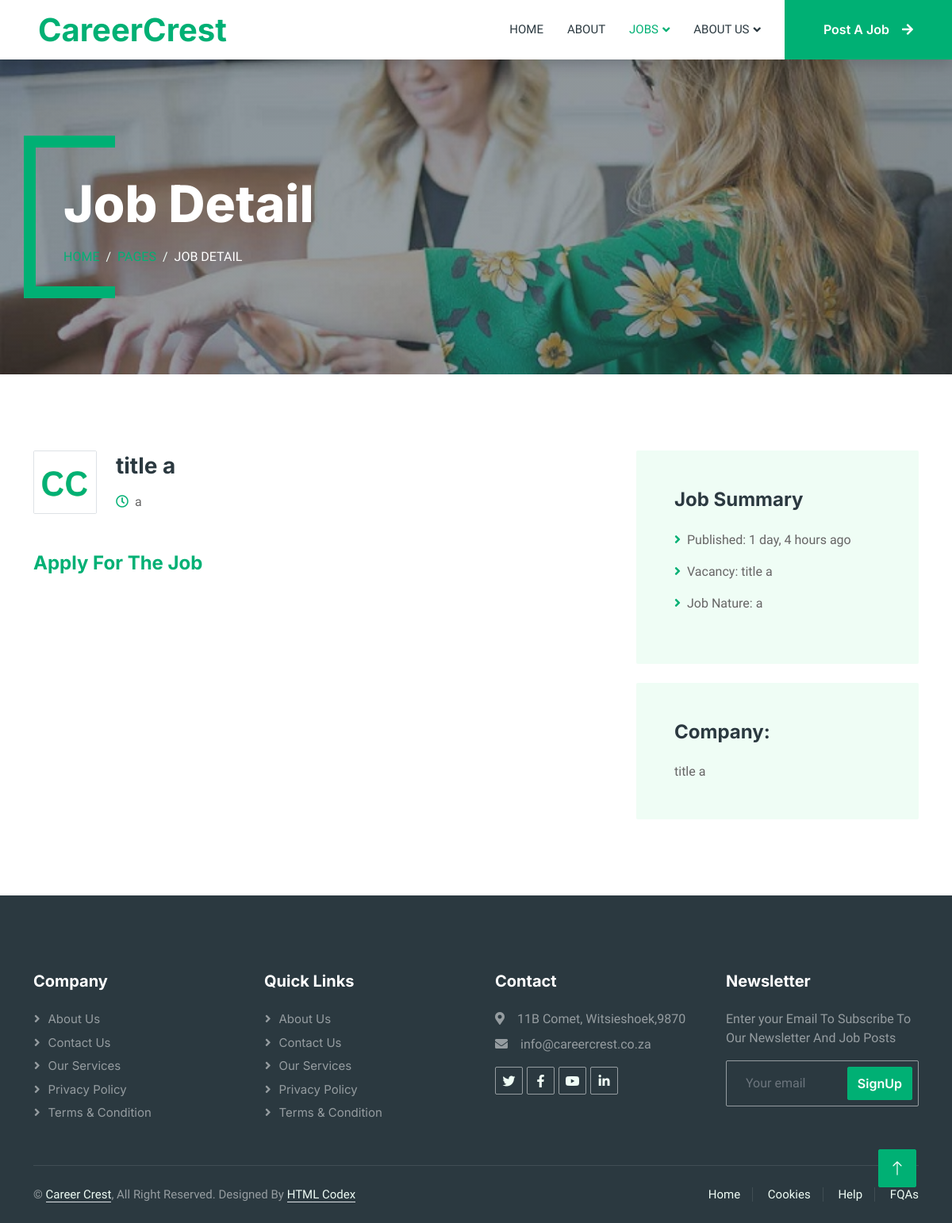
Before: /job/1/title a/ with the older database file.
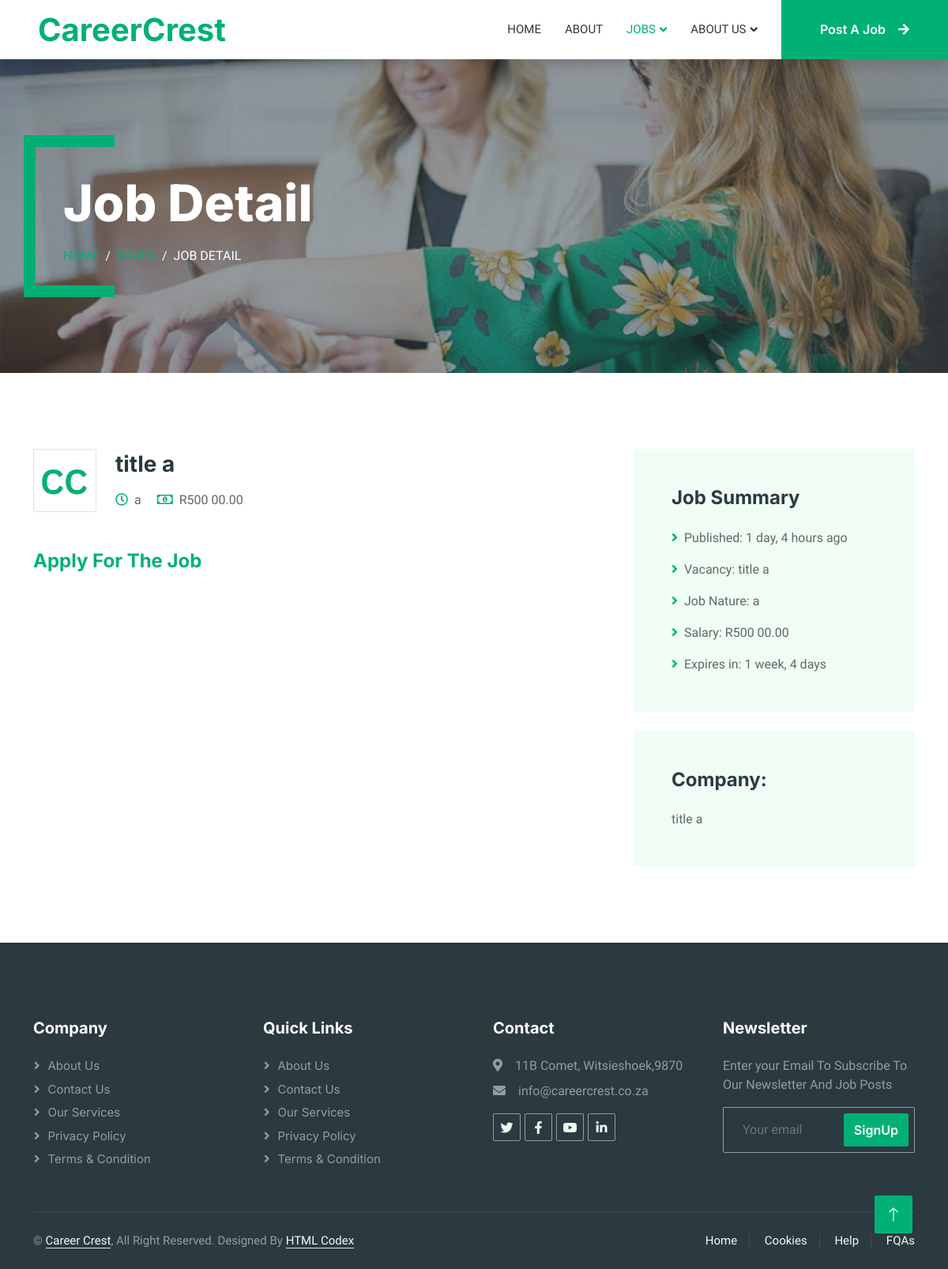
After: the same page with the newer database file.
### base/models.py (models this page shows, shortened)
class Job(models.Model):
    title = models.CharField(max_length=200)
    description = models.TextField(null=True, blank=True)
    location  = models.CharField(max_length=200,null=True,blank=True)
    salary  = models.CharField(max_length=200,null=True,blank=True)
    remotePosition  = models.BooleanField(null=True,blank=True)
    jobType  =  models.ForeignKey(JobTypes,on_delete=models.SET_NULL,null=True,blank=True)
    jobCategory  =  models.ManyToManyField(JobCategories,null=True,blank=True)
    positionFilled  = models.BooleanField(null=True,blank=True)
    featuredListing  = models.BooleanField(null=True,blank=True)
    importantInformation  = models.CharField(max_length=200,null=True,blank=True)
    expiryDate  = models.DateField(null=True, blank=True)
    applicationLinkOrEmail  = models.CharField(max_length=200)
    created = models.DateTimeField(auto_now_add=True)
    updated = models.DateTimeField(auto_now_add=True)
    companyname = models.CharField(max_length=200)
    seodescription = models.TextField(null=True, blank=True)
    companylogo = models.ImageField(null=True,blank=True,default="logo.png")
    class Meta:
        ordering = ['-updated','-created']
    def get_absolute_url(self):
        return reverse("job",
                            args=[self.id,self.title.replace(" ", "-").replace("/", "-").replace("\\", "-").lower()])

class JobTypes(models.Model):
    name = models.CharField(max_length=200)
    def __str__(self):
        return self.name

### base/views.py (the view)
# urls.py: path('job/<int:id>/<str:title>/',views.job,name="job"),
def job(request, id,title):
    try:
        job = get_object_or_404(Job,id=id)
        jobtypename = job.jobType
        jobtype = JobTypes.objects.get(name = jobtypename)
        context = {'job': job,'jobtype': jobtype}
    except Job.DoesNotExist:
        return render(request,'base/notfound.html')
    return render(request,'base/job.html',context)

### base/templates/base/job.html (shortened to what this page needs)
{% extends 'main.html' %}
{% block content %}
 <div class="container-xxl py-5 bg-dark page-header mb-5">
    <div class="container my-5 pt-5 pb-4">
        <h1 class="display-3 text-white mb-3 animated slideInDown">Job Detail</h1>
        <nav aria-label="breadcrumb">
            <ol class="breadcrumb text-uppercase">
                <li class="breadcrumb-item"><a href="#">Home</a></li>
                <li class="breadcrumb-item"><a href="#">Pages</a></li>
                <li class="breadcrumb-item text-white active" aria-current="page">Job Detail</li>
            </ol>
        </nav>
    </div>
</div>
<div class="container-xxl py-5 wow fadeInUp" data-wow-delay="0.1s">
    <div class="container">
        <div class="row gy-5 gx-4">
            <div class="col-lg-8">
                <div class="d-flex align-items-center mb-5">
                    {% if job.companylogo and job.companylogo != 'none' %}
                    <img class="flex-shrink-0 img-fluid border rounded" src="{{job.companylogo}}" alt="" style="width: 80px; height: 80px;">
                    {% else %}
                    <img class="flex-shrink-0 img-fluid border rounded" src="/static/img/android-chrome-512x512.png" alt="" style="width: 80px; height: 80px;">
                    {% endif %}
                    <div class="text-start ps-4">
                        <h3 class="mb-3"> {{job.title}}</h3>
                        {% if jobtype and jobtype != 'none' %}
                        <span class="text-truncate me-3"><i class="far fa-clock text-primary me-2"></i>{{jobtype}}</span>
                        {% endif %}
                        {% if job.salary and job.salary != 'none' %}
                        <span class="text-truncate me-0"><i class="far fa-money-bill-alt text-primary me-2"></i>{{job.salary}}</span>
                        {% endif %}
                    </div>
                </div>
                <div class="">
                    <h4 class="mb-4">
                        <a href="{{job.applicationLinkOrEmail}}" target="_blank"> Apply For The Job</a>
                    </h4>
                </div>
            </div>
            <div class="col-lg-4">
                <div class="bg-light rounded p-5 mb-4 wow slideInUp" data-wow-delay="0.1s">
                    <h4 class="mb-4">Job Summary</h4>
                    <p><i class="fa fa-angle-right text-primary me-2"></i>Published: {{job.updated| timesince}} ago</p>
                    <p><i class="fa fa-angle-right text-primary me-2"></i>Vacancy: {{job.title}}</p>
                    {% if jobtype and jobtype != 'none' %}
                    <p><i class="fa fa-angle-right text-primary me-2"></i>Job Nature: {{jobtype}}</p>
                    {% endif %}
                    {% if job.salary and job.salary != 'none' %}
                    <p><i class="fa fa-angle-right text-primary me-2"></i>Salary: {{job.salary}}</p>
                    {% endif %}
                    {% if job.expiryDate and job.expiryDate != 'none' %}
                    <p class="m-0"><i class="fa fa-angle-right text-primary me-2"></i>Expires in: {{job.expiryDate| timeuntil}}</p>
                    {% endif %}
                </div>
                <div class="bg-light rounded p-5 wow slideInUp" data-wow-delay="0.1s">
                    <h4 class="mb-4">Company:</h4>
                    {% if job.companyname and job.companyname != 'none' %}
                    <p class="m-0">{{job.companyname}}</p>
                    {% endif %}
                </div>
            </div>
        </div>
    </div>
</div>
{% endblock %}

### templates/main.html (shortened to what this page needs)
{% load static %}
<html lang="en">
<head>
    <link href="https://cdnjs.cloudflare.com/ajax/libs/font-awesome/5.10.0/css/all.min.css" rel="stylesheet">
    <link href="https://cdn.jsdelivr.net/npm/bootstrap-icons@1.4.1/font/bootstrap-icons.css" rel="stylesheet">
    <link href="{% static 'lib/animate/animate.min.css' %}" rel="stylesheet">
    <link href=" {% static 'lib/owlcarousel/assets/owl.carousel.min.css' %}" rel="stylesheet">
    <link  href="{% static 'css/bootstrap.min.css' %}"  rel="stylesheet">
    <link href="{% static 'css/style.css' %}" rel="stylesheet">
</head>
<body>
    <div class="container-xxl bg-white p-0">
        <nav class="navbar navbar-expand-lg bg-white navbar-light shadow sticky-top p-0" style="top: 0px;">
            <a href="{% url 'home' %}" class="navbar-brand d-flex align-items-center text-center py-0 px-4 px-lg-5">
                <h1 class="m-0 text-primary">CareerCrest</h1>
            </a>
            <div class="collapse navbar-collapse" id="navbarCollapse">
                <div class="navbar-nav ms-auto p-4 p-lg-0">
                    <a href="{% url 'home' %}" class="nav-item nav-link">Home</a>
                    <a href="{% url 'about' %}" class="nav-item nav-link">About</a>
                    <div class="nav-item dropdown">
                        <a href="#" class="nav-link dropdown-toggle active" data-bs-toggle="dropdown">Jobs</a>
                    </div>
                    <div class="nav-item dropdown">
                        <a href="#" class="nav-link dropdown-toggle" data-bs-toggle="dropdown">About us</a>
                    </div>
                </div>
                <a href="" class="btn btn-primary rounded-0 py-4 px-lg-5 d-none d-lg-block">Post A Job<i class="fa fa-arrow-right ms-3"></i></a>
            </div>
        </nav>
		{% block content %}
        {% endblock %}
        <div class="container-fluid bg-dark text-white-50 footer pt-5 mt-5 wow fadeIn" data-wow-delay="0.1s" style="visibility: visible; animation-delay: 0.1s; animation-name: fadeIn;">
            <div class="container py-5">
                <div class="row g-5">
                    <div class="col-lg-3 col-md-6">
                        <h5 class="text-white mb-4">Company</h5>
                        <a class="btn btn-link text-white-50" href="{% url 'about' %}">About Us</a>
                        <a class="btn btn-link text-white-50" href="{% url 'contact' %}">Contact Us</a>
                        <a class="btn btn-link text-white-50" href="{% url 'our-services' %}">Our Services</a>
                        <a class="btn btn-link text-white-50" href="{% url 'privacy-policy' %}">Privacy Policy</a>
                        <a class="btn btn-link text-white-50" href="{% url 'terms-and-conditions' %}">Terms &amp; Condition</a>
                    </div>
                    <div class="col-lg-3 col-md-6">
                        <h5 class="text-white mb-4">Quick Links</h5>
                        <a class="btn btn-link text-white-50" href="">About Us</a>
                        <a class="btn btn-link text-white-50" href="">Contact Us</a>
                        <a class="btn btn-link text-white-50" href="">Our Services</a>
                        <a class="btn btn-link text-white-50" href="">Privacy Policy</a>
                        <a class="btn btn-link text-white-50" href="">Terms &amp; Condition</a>
                    </div>
                    <div class="col-lg-3 col-md-6">
                        <h5 class="text-white mb-4">Contact</h5>
                        <p class="mb-2"><i class="fa fa-map-marker-alt me-3"></i>11B Comet, Witsieshoek,9870</p>
                        <p class="mb-2"><i class="fa fa-envelope me-3"></i>info@careercrest.co.za</p>
                        <div class="d-flex pt-2">
                            <a class="btn btn-outline-light btn-social" href=""><i class="fab fa-twitter"></i></a>
                            <a class="btn btn-outline-light btn-social" href=""><i class="fab fa-facebook-f"></i></a>
                            <a class="btn btn-outline-light btn-social" href=""><i class="fab fa-youtube"></i></a>
                            <a class="btn btn-outline-light btn-social" href=""><i class="fab fa-linkedin-in"></i></a>
                        </div>
                    </div>
                    <div class="col-lg-3 col-md-6">
                        <h5 class="text-white mb-4">Newsletter</h5>
                        <p>Enter your Email To Subscribe To Our Newsletter And Job Posts</p>
                        <div class="position-relative mx-auto" style="max-width: 400px;">
                            <input class="form-control bg-transparent w-100 py-3 ps-4 pe-5" type="text" placeholder="Your email">
                            <button type="button" class="btn btn-primary py-2 position-absolute top-0 end-0 mt-2 me-2">SignUp</button>
                        </div>
                    </div>
                </div>
            </div>
            <div class="container">
                <div class="copyright">
                    <div class="row">
                        <div class="col-md-6 text-center text-md-start mb-3 mb-md-0">
                            © <a class="border-bottom" href="#">Career Crest</a>, All Right Reserved.
							Designed By <a class="border-bottom" href="https://htmlcodex.com">HTML Codex</a>
                        </div>
                        <div class="col-md-6 text-center text-md-end">
                            <div class="footer-menu">
                                <a href="{% url 'home' %}">Home</a>
                                <a href="">Cookies</a>
                                <a href="{% url 'contact' %}">Help</a>
                                <a href="">FQAs</a>
                            </div>
                        </div>
                    </div>
                </div>
            </div>
        </div>
        <a href="#" class="btn btn-lg btn-primary btn-lg-square back-to-top" style=""><i class="bi bi-arrow-up"></i></a>
    </div>
</body></html>

### static/css/style.css (style rules this page uses)
:root { --primary: #00B074; --secondary: #2B9BFF; --light: #EFFDF5; --dark: #2B3940; }
.back-to-top { position: fixed; display: none; right: 45px; bottom: 45px; z-index: 99; }
.btn { font-family: 'Inter', sans-serif; font-weight: 600; transition: .5s; }
.btn.btn-primary, .btn.btn-secondary { color: #FFFFFF; }
.btn-lg-square { width: 48px; height: 48px; }
.btn-square, .btn-sm-square, .btn-lg-square { padding: 0; display: flex; align-items: center; justify-content: center; font-weight: normal; border-radius: 2px; }
.navbar .dropdown-toggle::after { border: none; content: "\f107"; font-family: "Font Awesome 5 Free"; font-weight: 900; vertical-align: middle; margin-left: 5px; transition: .5s; }
.navbar-dark .navbar-nav .nav-link, .navbar-light .navbar-nav .nav-link { margin-right: 30px; padding: 25px 0; color: #FFFFFF; font-size: 15px; text-transform: uppercase; outline: none; }
.navbar-dark .navbar-nav .nav-link:hover, .navbar-dark .navbar-nav .nav-link.active, .navbar-light .navbar-nav .nav-link:hover, .navbar-light .navbar-nav .nav-link.active { color: var(--primary); }
.navbar-light .navbar-brand, .navbar-light a.btn { height: 75px; }
.navbar-light .navbar-nav .nav-link { color: var(--dark); font-weight: 500; }
.navbar-light.sticky-top { top: -100px; transition: .5s; }
.header-carousel .container, .page-header .container { position: relative; padding: 45px 0 45px 35px; border-left: 15px solid var(--primary); }
.header-carousel .container::before, .header-carousel .container::after, .page-header .container::before, .page-header .container::after { position: absolute; content: ""; top: 0; left: 0; width: 100px; height: 15px; background: var(--primary); }
.header-carousel .container::after, .page-header .container::after { top: 100%; margin-top: -15px; }
.page-header { background: linear-gradient(rgba(43, 57, 64, .5), rgba(43, 57, 64, .5)), url(../img/carousel-1.jpg) center center no-repeat; background-size: cover; }
.breadcrumb-item + .breadcrumb-item::before { color: var(--light); }
.footer .btn.btn-social { margin-right: 5px; width: 35px; height: 35px; display: flex; align-items: center; justify-content: center; color: var(--light); border: 1px solid rgba(255,255,255,0.5); border-radius: 2px; transition: .3s; }
.footer .btn.btn-link { display: block; margin-bottom: 5px; padding: 0; text-align: left; font-size: 15px; font-weight: normal; text-transform: capitalize; transition: .3s; }
.footer .btn.btn-link::before { position: relative; content: "\f105"; font-family: "Font Awesome 5 Free"; font-weight: 900; margin-right: 10px; }
.footer .form-control { border-color: rgba(255,255,255,0.5); }
.footer .copyright { padding: 25px 0; font-size: 15px; border-top: 1px solid rgba(256, 256, 256, .1); }
.footer .copyright a { color: var(--light); }
.footer .footer-menu a { margin-right: 15px; padding-right: 15px; border-right: 1px solid rgba(255, 255, 255, .1); }
.footer .footer-menu a:last-child { margin-right: 0; padding-right: 0; border-right: none; }

Changed rows visible on the page:
changed Job "title a": salary (not shown) → "R500 00.00"; expiryDate (not shown) → "1 week, 4 days"
Other visible differences:
text now shown: "Salary: Expires in:"
